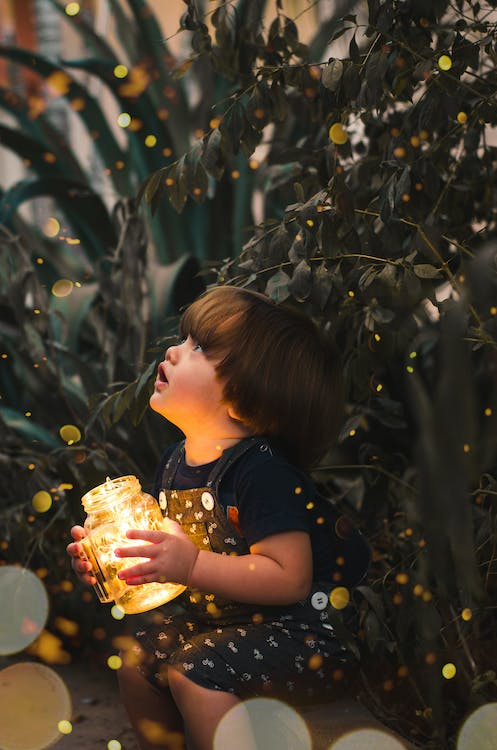
#> input picture image8.jpeg, 497 x 750 px, found by its file name
$ python sketch.py
#> lines starting #> are read from the running program, lines starting #| are printed output that depends on the picture
import cv2

# Load the image
img = cv2.imread('C:/Users/Harshith Nukarapu/Desktop/Mini project/cartoonize/image8.jpeg')
#> img is the input picture: shape (750, 497, 3); mean B, G, R 42.6, 56.1, 66.5

# Convert the image to grayscale
gray_img = cv2.cvtColor(img, cv2.COLOR_BGR2GRAY)
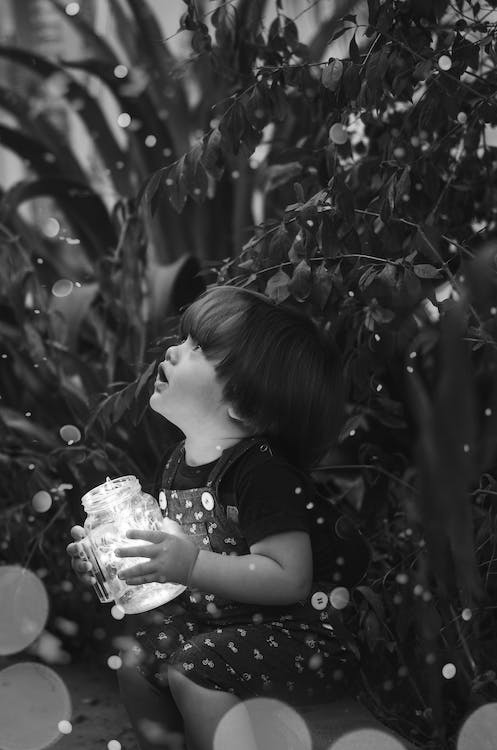
#> gray_img: shape (750, 497); min 0, max 255, mean 57.7

# Invert the grayscale image
inv_gray_img = 255 - gray_img
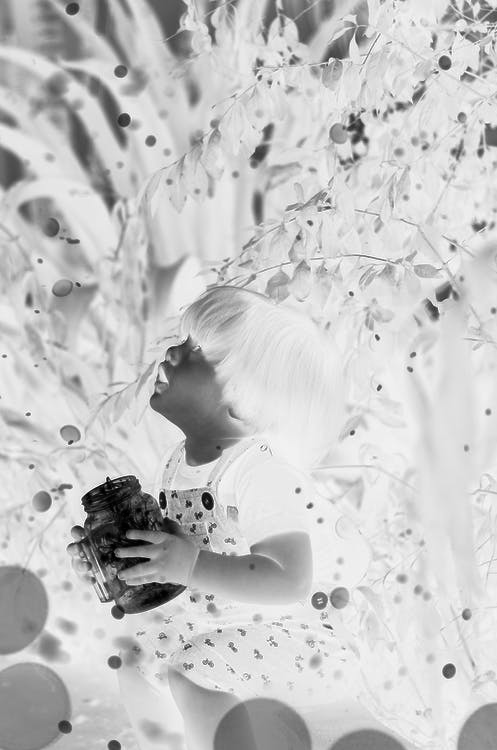
#> inv_gray_img: shape (750, 497); min 0, max 255, mean 197.3

# Apply a Gaussian blur to the inverted image
blur_img = cv2.GaussianBlur(inv_gray_img, (21, 21), 0)
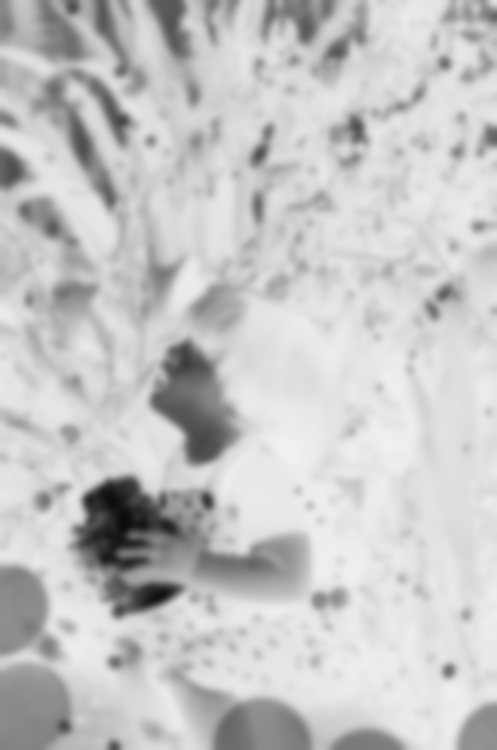
#> blur_img: shape (750, 497); min 10, max 241, mean 197.3

# Blend the grayscale image with the blurred image using the color dodge blend mode
sketch_img = cv2.divide(gray_img, 255 - blur_img, scale=256)
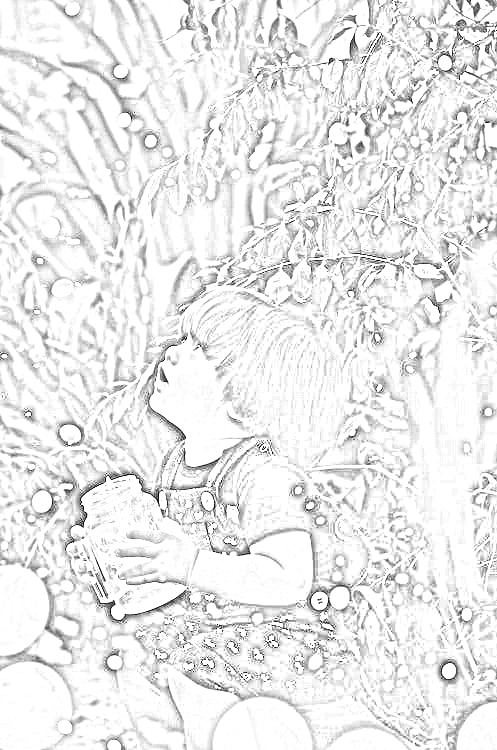
#> sketch_img: shape (750, 497); min 0, max 255, mean 234.5

# Save the sketch image
cv2.imwrite('C:/Users/Harshith Nukarapu/Desktop/Mini project/cartoonize/outputsketch3.jpg', sketch_img)

$ run again, with image5.jpeg copied over image8.jpeg
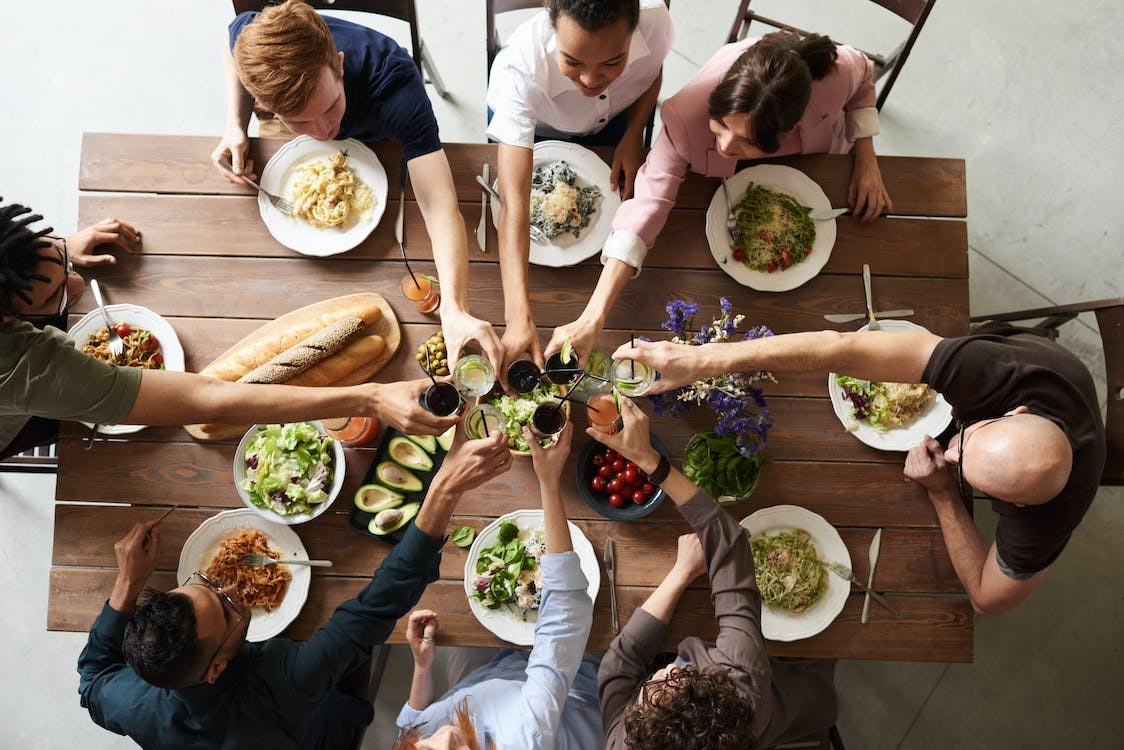
#> input picture image5.jpeg, 1124 x 750 px, found by its file name
#> img is the input picture: shape (750, 1124, 3); mean B, G, R 97.8, 111.4, 128
#> `blur_img = cv2.GaussianBlur(inv_gray_img, (21, 21), 0)`:
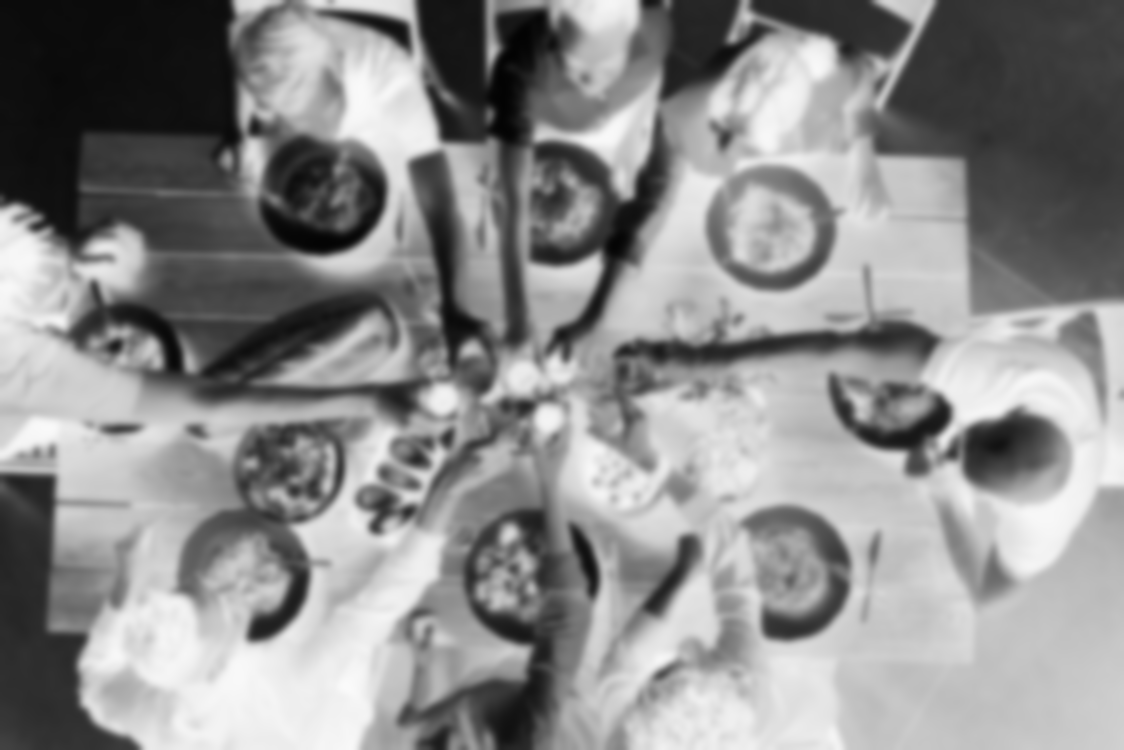
#> blur_img: shape (750, 1124); min 3, max 250, mean 140.2
#> `sketch_img = cv2.divide(gray_img, 255 - blur_img, scale=256)`:
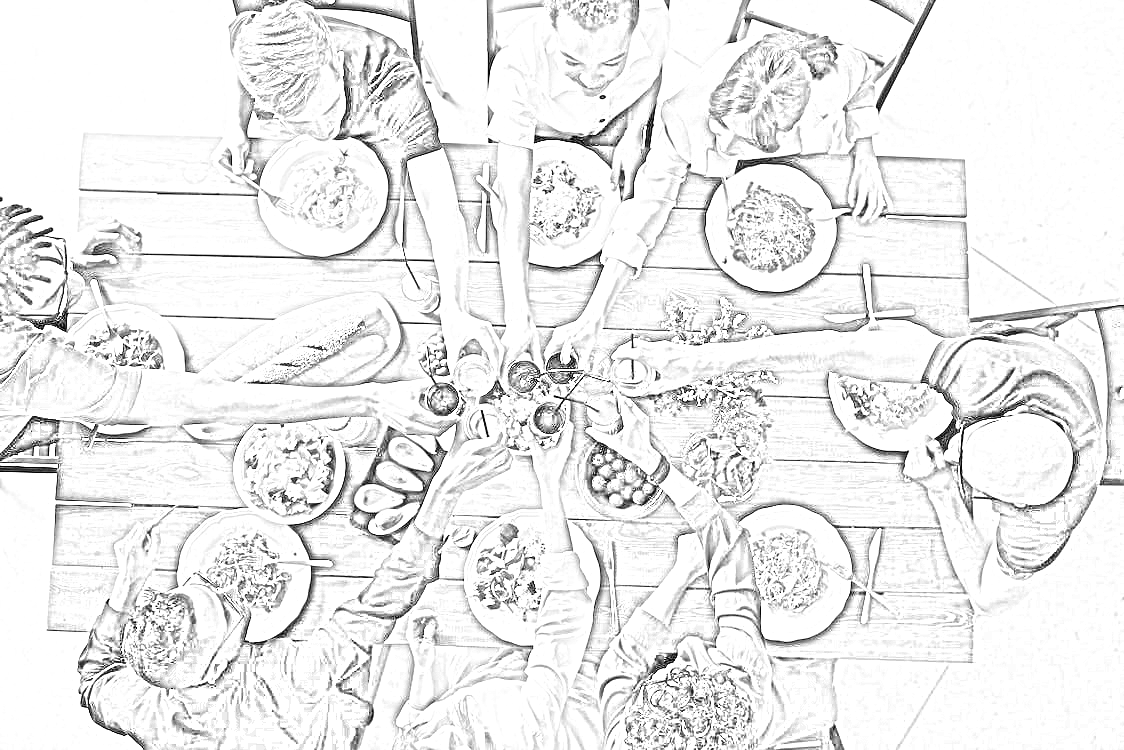
#> sketch_img: shape (750, 1124); min 0, max 255, mean 235.4

$ run again, with image1.jpg copied over image8.jpeg
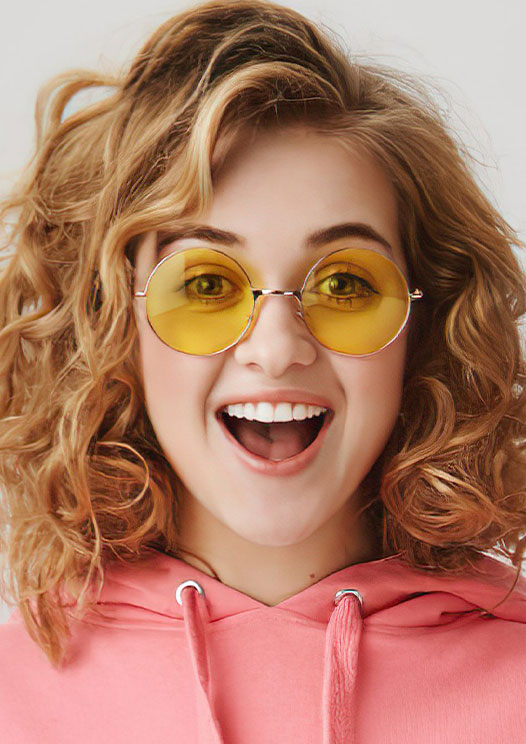
#> input picture image1.jpg, 526 x 744 px, found by its file name
#> img is the input picture: shape (744, 526, 3); mean B, G, R 101.6, 123.5, 176
#> `blur_img = cv2.GaussianBlur(inv_gray_img, (21, 21), 0)`:
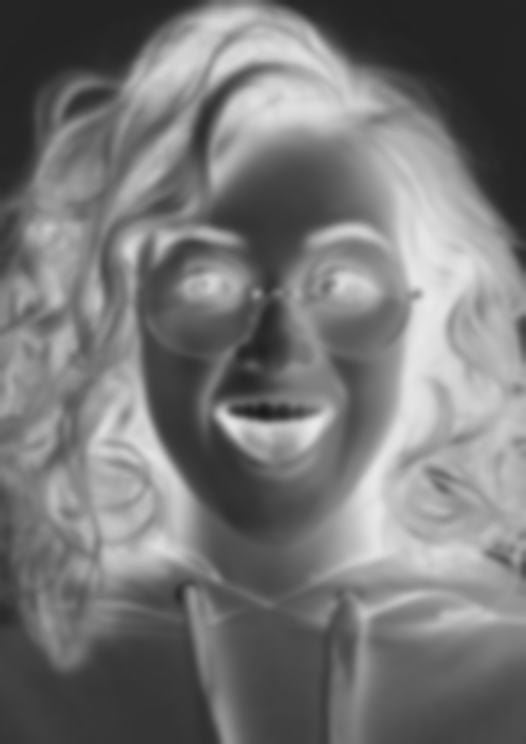
#> blur_img: shape (744, 526); min 25, max 234, mean 118.3
#> `sketch_img = cv2.divide(gray_img, 255 - blur_img, scale=256)`:
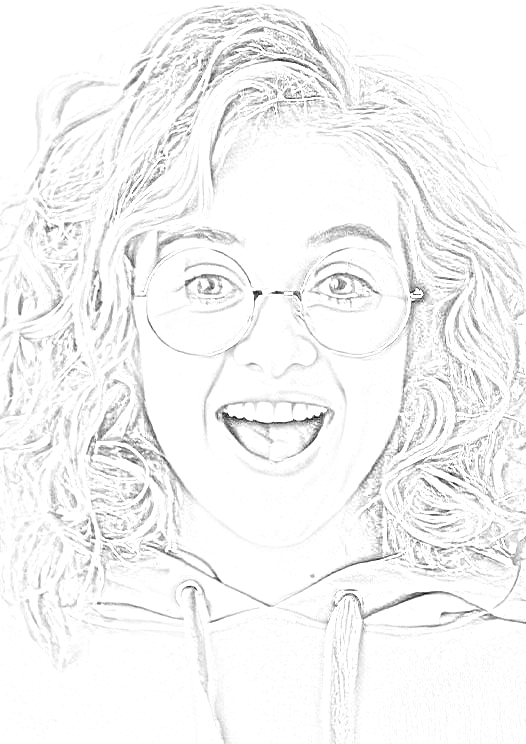
#> sketch_img: shape (744, 526); min 7, max 255, mean 244.8

$ run again, with image2.jpg copied over image8.jpeg
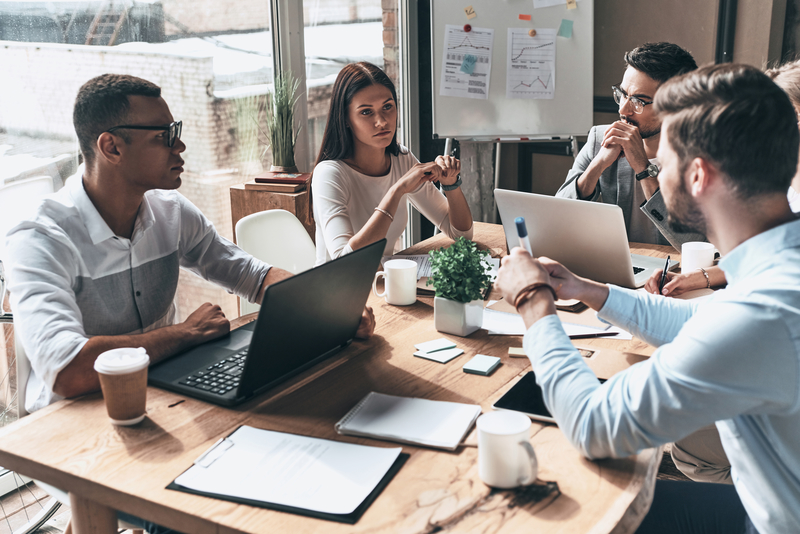
#> input picture image2.jpg, 800 x 534 px, found by its file name
#> img is the input picture: shape (534, 800, 3); mean B, G, R 142.8, 145.8, 151
#> `blur_img = cv2.GaussianBlur(inv_gray_img, (21, 21), 0)`:
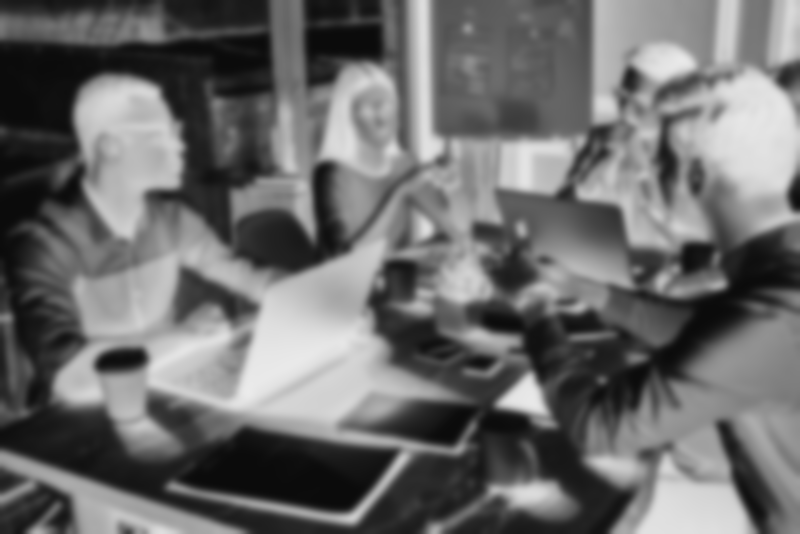
#> blur_img: shape (534, 800); min 11, max 235, mean 108
#> `sketch_img = cv2.divide(gray_img, 255 - blur_img, scale=256)`:
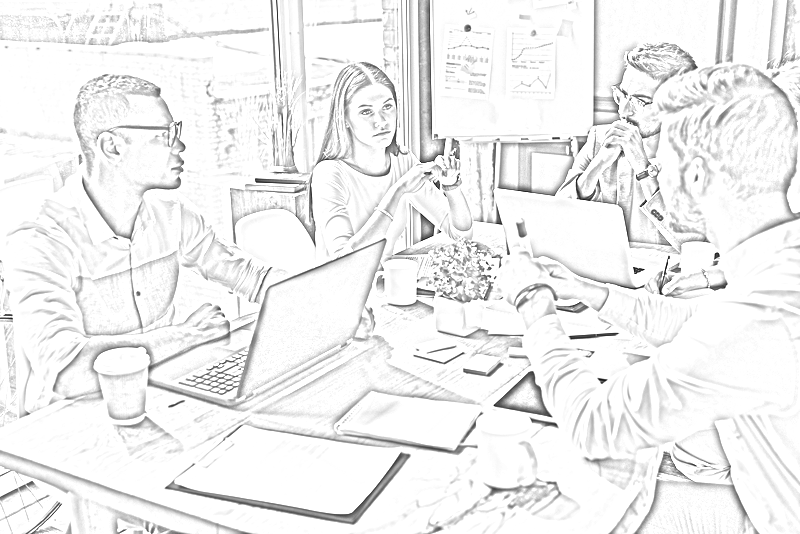
#> sketch_img: shape (534, 800); min 1, max 255, mean 240.3
